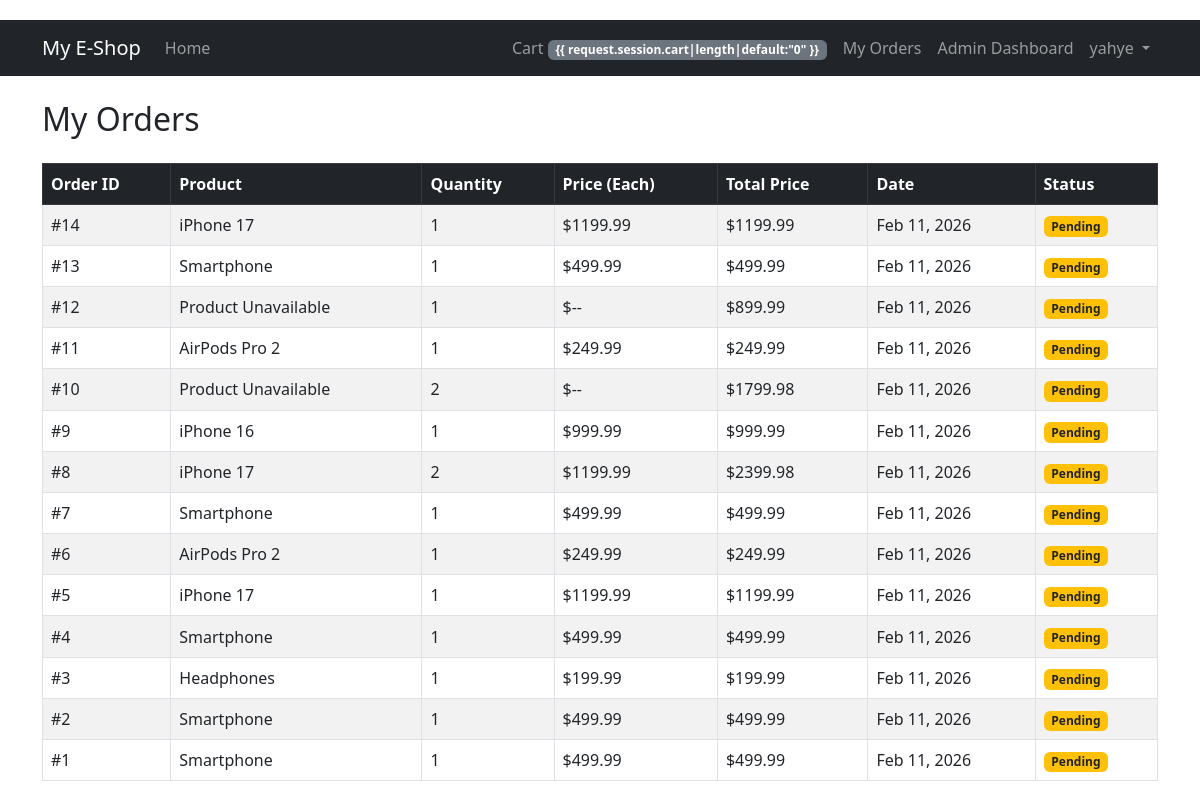
The page /customer-dashboard/ (signed in) on the database its author committed.
### products/models.py (models this page shows, shortened)
class Order(models.Model):
    customer = models.ForeignKey(User, on_delete=models.CASCADE)
    product = models.ForeignKey(Product, on_delete=models.SET_NULL, null=True)
    quantity = models.PositiveIntegerField(default=1)
    total_price = models.DecimalField(max_digits=10, decimal_places=2, default=0.00)
    STATUS_CHOICES = [
        ('Pending', 'Pending'),
        ('Shipped', 'Shipped'),
        ('Delivered', 'Delivered'),
    ]
    status = models.CharField(max_length=20, choices=STATUS_CHOICES, default='Pending')
    date_ordered = models.DateTimeField(auto_now_add=True)

class Product(models.Model):
    name = models.CharField(max_length=200)
    price = models.DecimalField(max_digits=10, decimal_places=2)
    description = models.TextField()
    image = models.ImageField(upload_to='products/', null=True, blank=True)

### products/views.py (the view)
# urls.py: path('customer-dashboard/', views.customer_dashboard, name='customer_dashboard'),
@login_required
def customer_dashboard(request):
    orders = Order.objects.filter(customer=request.user).order_by('-date_ordered')
    return render(request, 'customer_dashboard.html', {'orders': orders})

### templates/customer_dashboard.html
{% extends 'base.html' %}
{% block content %}
<h2 class="mb-4">My Orders</h2>
{% if orders %}
<div class="table-responsive">
    <table class="table table-striped table-hover table-bordered align-middle">
        <thead class="table-dark">
            <tr>
                <th>Order ID</th>
                <th>Product</th>
                <th>Quantity</th>
                <th>Price (Each)</th>
                <th>Total Price</th>
                <th>Date</th>
                <th>Status</th>
            </tr>
        </thead>
        <tbody>
            {% for order in orders %}
            <tr>
                <td>#{{ order.id }}</td>
                <td>{{ order.product.name|default:"Product Unavailable" }}</td>
                <td>{{ order.quantity }}</td>
                <td>${{ order.product.price|default:"--" }}</td>
                <td>${{ order.total_price }}</td>
                <td>{{ order.date_ordered|date:"M d, Y" }}</td>
                <td>
                    {% if order.status == 'Pending' %}
                    <span class="badge bg-warning text-dark">{{ order.status }}</span>
                    {% elif order.status == 'Shipped' %}
                    <span class="badge bg-info text-dark">{{ order.status }}</span>
                    {% else %}
                    <span class="badge bg-success">{{ order.status }}</span>
                    {% endif %}
                </td>
            </tr>
            {% endfor %}
        </tbody>
    </table>
</div>
{% else %}
<div class="alert alert-info" role="alert">
    You have no orders yet. <a href="{% url 'product_list' %}" class="alert-link">Start Shopping</a>
</div>
{% endif %}
{% endblock %}

### templates/base.html (shortened to what this page needs)
<!DOCTYPE html>
<html lang="en">
<head>
    <link href="https://cdn.jsdelivr.net/npm/bootstrap@5.3.0/dist/css/bootstrap.min.css" rel="stylesheet">
</head>
<body>
    <nav class="navbar navbar-expand-lg navbar-dark bg-dark mb-4">
        <div class="container">
            <a class="navbar-brand" href="{% url 'product_list' %}">My E-Shop</a>
            <div class="collapse navbar-collapse" id="navbarNav">
                <ul class="navbar-nav me-auto">
                    <li class="nav-item">
                        <a class="nav-link" href="{% url 'product_list' %}">Home</a>
                    </li>
                </ul>
                <ul class="navbar-nav">
                    <li class="nav-item">
                        <a class="nav-link" href="{% url 'view_cart' %}">Cart <span class="badge bg-secondary">{{
                                request.session.cart|length|default:"0" }}</span></a>
                    </li>
                    {% if user.is_authenticated %}
                    <li class="nav-item">
                        <a class="nav-link" href="{% url 'customer_dashboard' %}">My Orders</a>
                    </li>
                    {% if user.is_staff %}
                    <li class="nav-item">
                        <a class="nav-link" href="{% url 'admin_dashboard' %}">Admin Dashboard</a>
                    </li>
                    {% endif %}
                    <li class="nav-item dropdown">
                        <a class="nav-link dropdown-toggle" href="#" id="navbarDropdown" role="button"
                            data-bs-toggle="dropdown">
                            {{ user.username }}
                        </a>
                    </li>
                    {% endif %}
                </ul>
            </div>
        </div>
    </nav>
    <div class="container">
        {% block content %}{% endblock %}
    </div>
</body>
</html>

### templates/base.html (style rules this page uses)
body { padding-top: 20px; }

### rows shown on the page
Order: id "14", product.name "iPhone 17", quantity "1", product.price "1199.99", total_price "1199.99", date_ordered "Feb 11, 2026", status "Pending"
Order: id "13", product.name "Smartphone", quantity "1", product.price "499.99", total_price "499.99", date_ordered "Feb 11, 2026", status "Pending"
Order: id "12", product.name "Product Unavailable", quantity "1", product.price "--", total_price "899.99", date_ordered "Feb 11, 2026", status "Pending"
Order: id "11", product.name "AirPods Pro 2", quantity "1", product.price "249.99", total_price "249.99", date_ordered "Feb 11, 2026", status "Pending"
Order: id "10", product.name "Product Unavailable", quantity "2", product.price "--", total_price "1799.98", date_ordered "Feb 11, 2026", status "Pending"
Order: id "9", product.name "iPhone 16", quantity "1", product.price "999.99", total_price "999.99", date_ordered "Feb 11, 2026", status "Pending"
Order: id "8", product.name "iPhone 17", quantity "2", product.price "1199.99", total_price "2399.98", date_ordered "Feb 11, 2026", status "Pending"
Order: id "7", product.name "Smartphone", quantity "1", product.price "499.99", total_price "499.99", date_ordered "Feb 11, 2026", status "Pending"
Order: id "6", product.name "AirPods Pro 2", quantity "1", product.price "249.99", total_price "249.99", date_ordered "Feb 11, 2026", status "Pending"
Order: id "5", product.name "iPhone 17", quantity "1", product.price "1199.99", total_price "1199.99", date_ordered "Feb 11, 2026", status "Pending"
Order: id "4", product.name "Smartphone", quantity "1", product.price "499.99", total_price "499.99", date_ordered "Feb 11, 2026", status "Pending"
Order: id "3", product.name "Headphones", quantity "1", product.price "199.99", total_price "199.99", date_ordered "Feb 11, 2026", status "Pending"
Order: id "2", product.name "Smartphone", quantity "1", product.price "499.99", total_price "499.99", date_ordered "Feb 11, 2026", status "Pending"
Order: id "1", product.name "Smartphone", quantity "1", product.price "499.99", total_price "499.99", date_ordered "Feb 11, 2026", status "Pending"

### other values the page prints
{{ user.username }} "yahye"
